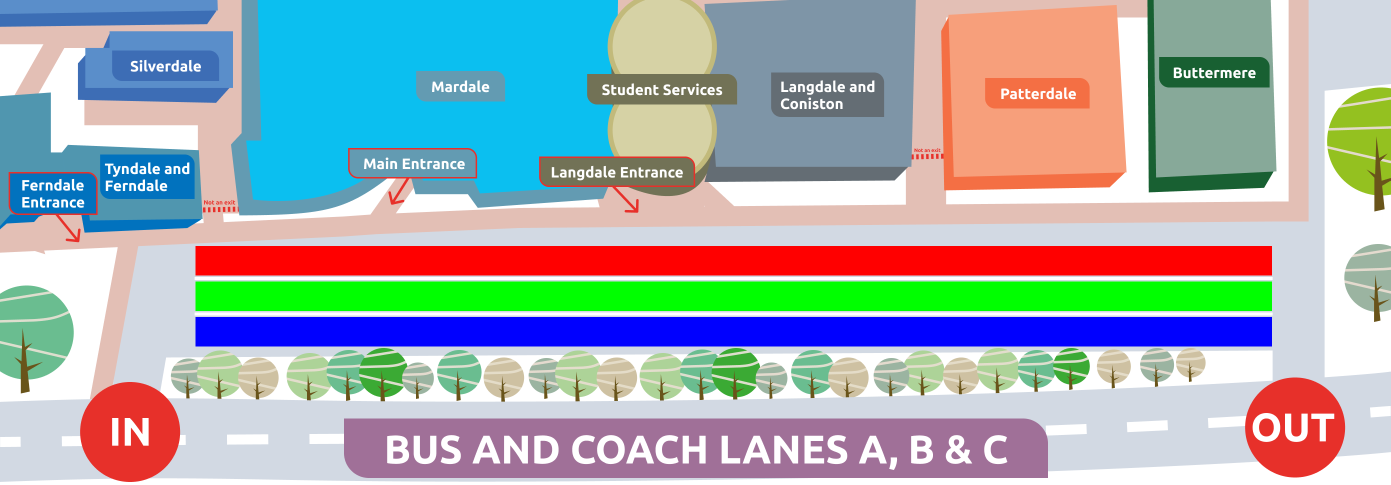
#> input picture Scripts/buslanes.png, 2781 x 970 px (shown at 1/2 size)
$ python buslanes.py
#> lines starting #> are read from the running program, lines starting #| are printed output that depends on the picture; after the words box and inside, x2 and y2 are one past the last pixel; in counts of white or black regions, pixels touching at a corner belong together
"""
Program to find and identify bus lanes on an image in order to add bay cards with current bay information.

Each bus lane is a bar with either red, green or blue color to identify lane A, B or C respectively.

Created by: Jacob D. Walton (Jacob-Walton)
Date: 01/03/2025
Version: 1.0

Acknowledgements:
- https://github.com/ToastedCheesyBeans for the initial buslanes image.
- https://www.runshaw.ac.uk for the bus lane image that this was image was built from.
"""

import cv2
import numpy as np
import matplotlib.pyplot as plt
from PIL import Image, ImageDraw, ImageFont
import pytesseract
import os

# Load the image
image = cv2.imread('buslanes.png')
#> image is the input picture: shape (970, 2781, 3); mean B, G, R 175, 171.9, 160.4

# Convert the image to RGB (OpenCV uses BGR)
image = cv2.cvtColor(image, cv2.COLOR_BGR2RGB)

def locate_bounds(lower, upper):
    # Create a mask
#> called with lower = (255, 0, 0), upper = (255, 0, 0)
    mask = cv2.inRange(image, lower, upper)
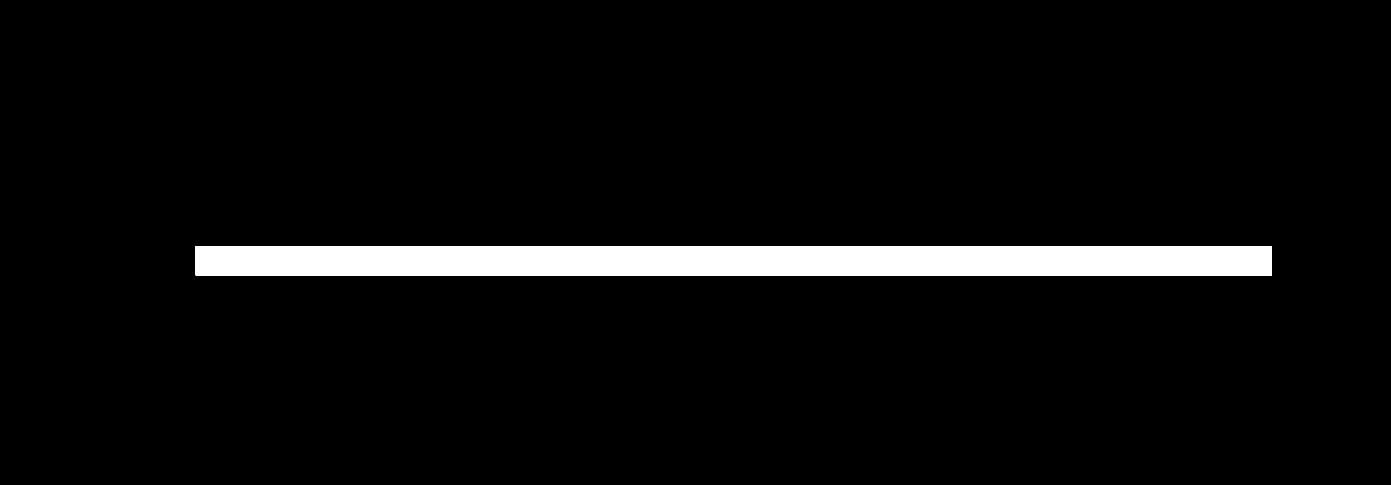
#> mask: shape (970, 2781) (shown at 1/2 size); 4.7% white; 1 white region, box (x1, y1, x2, y2) and area: (391, 492, 2544, 551) 127027

    # Find contours
    contours, _ = cv2.findContours(mask, cv2.RETR_EXTERNAL, cv2.CHAIN_APPROX_SIMPLE)
#> contours = [[[391, 492], [391, 550], [2543, 550], [2543, 492]]]

    # Get the bounding box of the contours
    bounding_boxes = [cv2.boundingRect(contour) for contour in contours]
#> bounding_boxes = [(391, 492, 2153, 59)]

    return bounding_boxes

def draw_alternate_border_radius_rect(draw, xy, radius, fill):
    x0, y0, x1, y1 = xy
    width = x1 - x0
    height = y1 - y0

    # Create a new transparent image for rectangle
    rect_img = Image.new('RGBA', (width, height), (0, 0, 0, 0))
    rect_draw = ImageDraw.Draw(rect_img)

    # Draw with rounded corners
    rect_draw.rounded_rectangle([(0, 0), (width, height)], radius, fill=fill)

    # Create masks for corners which will be squared
    corner_size = radius

    # Top-left corner mask
    tl_mask = Image.new('L', (width, height), 0)
    tl_draw = ImageDraw.Draw(tl_mask)
    tl_draw.rectangle([(0, 0), (corner_size, corner_size)], fill=255)

    # Bottom-right corner mask
    br_mask = Image.new('L', (width, height), 0)
    br_draw = ImageDraw.Draw(br_mask)
    br_draw.rectangle([(width - corner_size, height - corner_size),
                      (width, height)], fill=255)

    # Apply square corners by copying from square rectangle
    square_rect = Image.new('RGBA', (width, height), fill)
    rect_img.paste(square_rect, (0, 0), mask=tl_mask)
    rect_img.paste(square_rect, (0, 0), mask=br_mask)

    # Paste the rectangle onto the image
    pil_image.paste(rect_img, (x0, y0), mask=rect_img)

# Define the lower and upper bounds for each color
lower_bounds = [(255, 0, 0), (0, 255, 0), (0, 0, 255)]
upper_bounds = [(255, 0, 0), (0, 255, 0), (0, 0, 255)]

# Get the bounding boxes for each color
bounding_boxes = [locate_bounds(lower, upper) for lower, upper in zip(lower_bounds, upper_bounds)]
#> call 2 of locate_bounds, with lower = (0, 255, 0), upper = (0, 255, 0)
#> in locate_bounds (call 2), `mask = cv2.inRange(image, lower, upper)`:
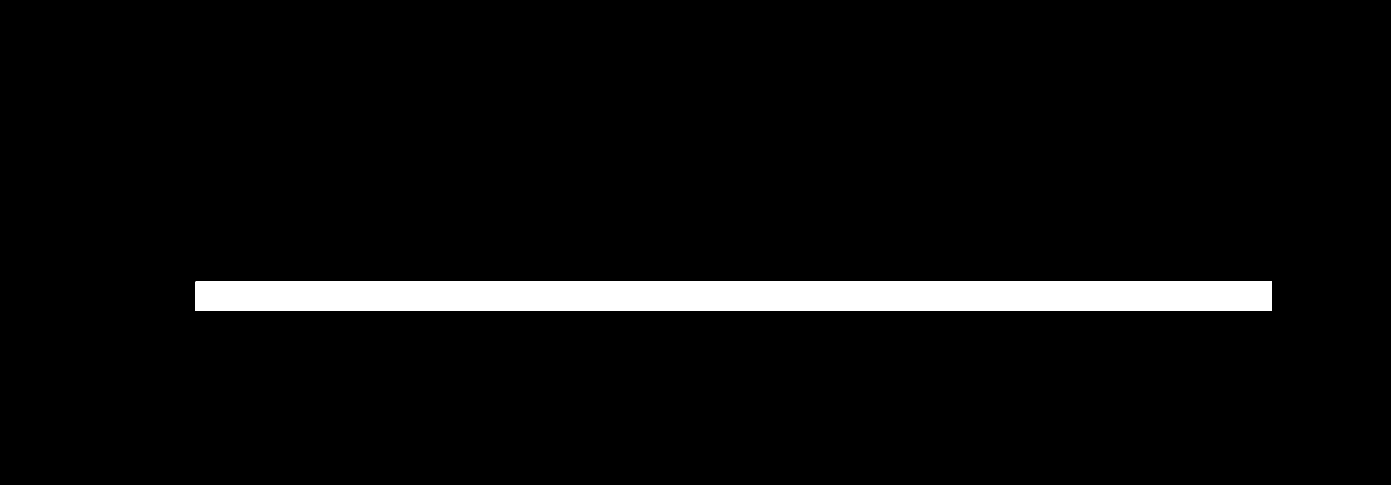
#> mask: shape (970, 2781) (shown at 1/2 size); 4.7% white; 1 white region, box (x1, y1, x2, y2) and area: (391, 563, 2544, 622) 127027
#> in locate_bounds (call 2), `contours, _ = cv2.findContours(mask, cv2.RETR_EXTERNAL, cv2.CHAIN_APPR..`: contours = [[[391, 563], [391, 621], [2543, 621], [2543, 563]]]
#> in locate_bounds (call 2), `bounding_boxes = [cv2.boundingRect(contour) for contour in contours]`: bounding_boxes = [(391, 563, 2153, 59)]
#> call 3 of locate_bounds, with lower = (0, 0, 255), upper = (0, 0, 255)
#> in locate_bounds (call 3), `mask = cv2.inRange(image, lower, upper)`:
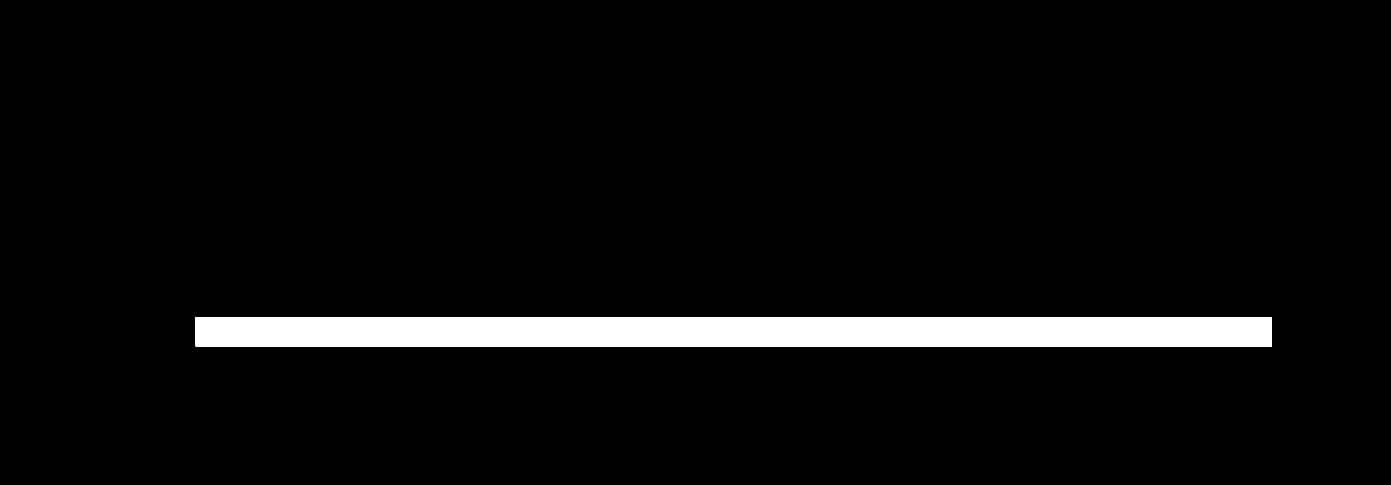
#> mask: shape (970, 2781) (shown at 1/2 size); 4.7% white; 1 white region, box (x1, y1, x2, y2) and area: (391, 634, 2544, 693) 127027
#> in locate_bounds (call 3), `contours, _ = cv2.findContours(mask, cv2.RETR_EXTERNAL, cv2.CHAIN_APPR..`: contours = [[[391, 634], [391, 692], [2543, 692], [2543, 634]]]
#> in locate_bounds (call 3), `bounding_boxes = [cv2.boundingRect(contour) for contour in contours]`: bounding_boxes = [(391, 634, 2153, 59)]
#> bounding_boxes = [[(391, 492, 2153, 59)], [(391, 563, 2153, 59)], [(391, 634, 2153, 59)]]

# Output to console all of the bounding boxes
print(bounding_boxes)
#| [[(391, 492, 2153, 59)], [(391, 563, 2153, 59)], [(391, 634, 2153, 59)]]

# Fill the boxes with (210, 217, 227), the color of the background
for i, boxes in enumerate(bounding_boxes):
    for x, y, w, h in boxes:
        image[y:y+h, x:x+w] = [210, 217, 227]
#> this loop made 3 passes
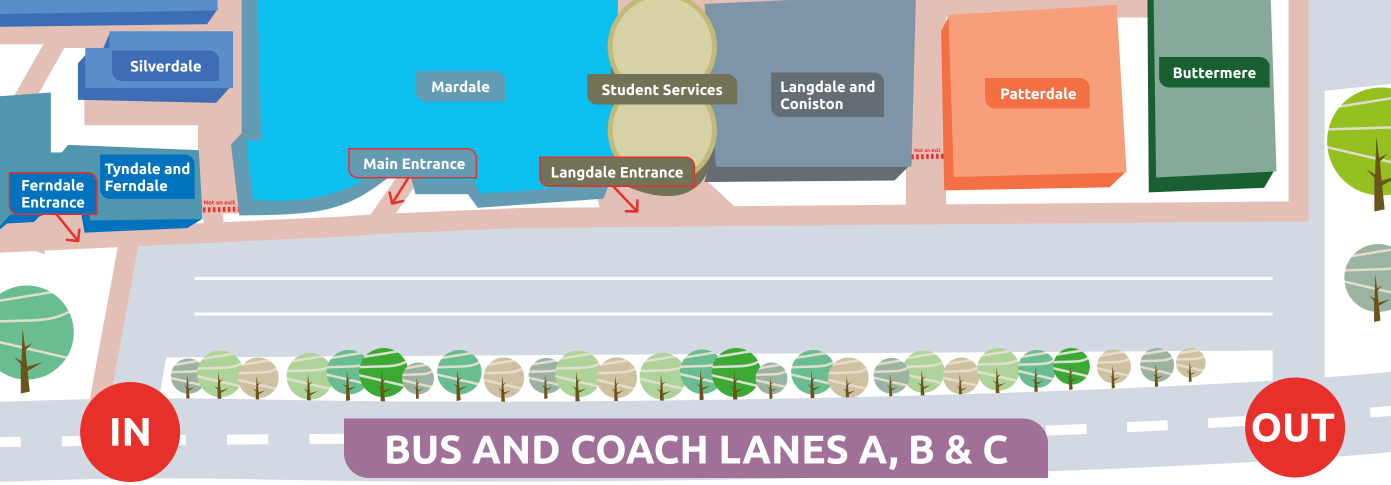
#> image: shape (970, 2781, 3) (shown at 1/2 size); mean R, G, B 178, 190.6, 195

# Convert the image to a PIL image
pil_image = Image.fromarray(image)
draw = ImageDraw.Draw(pil_image)

# Try to load font
try:
    font = ImageFont.truetype("fonts/Ubuntu-Bold.ttf", 16)
except IOError:
    font = ImageFont.load_default()

# Fill bus map with A1-16, B1-16, C1-16 with their values as ""
bus_map = {f"{chr(65 + i)}{j}": "809" for i in range(3) for j in range(1, 17)}
#> bus_map = 48 items

lane_prefixes = ["A", "B", "C"]

for i, boxes in enumerate(bounding_boxes):
    if boxes:
        x, y, w, h = boxes[0]
        prefix = lane_prefixes[i]

        # Set card color
        card_color = (231, 48, 42)

        # Dimensions
        section_width = w // 16
        rect_wdith = 70
        rect_height = 50

        for j in range(16):
            # Calculate position
            card_x = x + (j * section_width) + (section_width // 2)
            card_y = y + (h // 2)

            # Calculate rectangle position
            rect_left = card_x - (rect_wdith // 2)
            rect_top = card_y - (rect_height // 2)
            rect_right = rect_left + rect_wdith
            rect_bottom = rect_top + rect_height

            # Draw rectangle
            border_radius = 10

            draw_alternate_border_radius_rect(draw,
                            [rect_left, rect_top, rect_right, rect_bottom],
                            border_radius,
                            card_color)

            # Add bay number
            bay_number = f"{prefix}{16 - j}"
            service = bus_map.get(bay_number, "")

            # Get text heights
            font_height = font.getbbox("Aj")[3]
            total_text_height = font_height * 2 if service else font_height

            # Calculate vertical positions to center all text
            text_start_y = rect_top + (rect_height - total_text_height) // 2

            # Calculate and draw bay number
            text_width = draw.textlength(bay_number, font=font)
            text_x = card_x - (text_width // 2)
            draw.text((text_x, text_start_y), bay_number, fill=(255, 255, 255), font=font)

            # Add service number if available
            if service:
                service_width = draw.textlength(service, font=font)
                service_x = card_x - (service_width // 2)
                draw.text((service_x, text_start_y + font_height), service, fill=(255, 255, 255), font=font)
#> this loop made 3 passes
#> (boxes, y, prefix) on passes 1 to 3: ([(391, 492, 2153, 59)], 492, 'A'), ([(391, 563, 2153, 59)], 563, 'B'), ([(391, 634, 2153, 59)], 634, 'C')
#> pass 1, in draw_alternate_border_radius_rect, `square_rect = Image.new('RGBA', (width, height), fill)`:
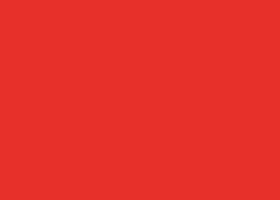
#> square_rect: PIL image 70x50 RGBA (shown 4 times larger); mean R, G, B, A 231, 48, 42, 255

# Convert back to numpy array
image = np.array(pil_image)
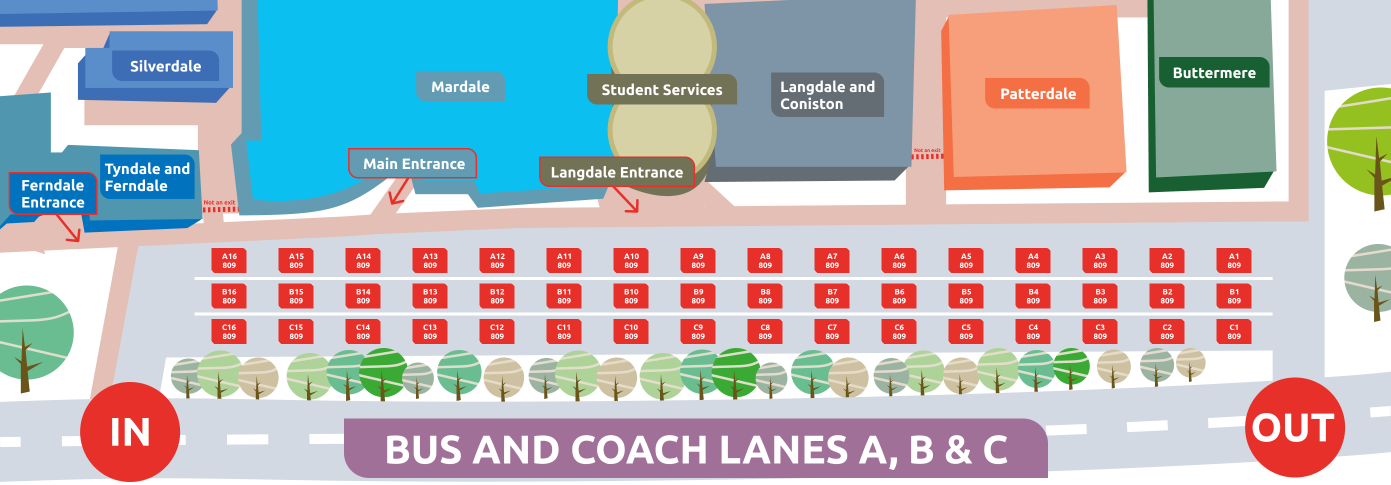
#> image: shape (970, 2781, 3) (shown at 1/2 size); mean R, G, B 179.4, 181.2, 184.7

# Display the image
plt.figure(figsize=(15, 10))
plt.imshow(image)
plt.axis('off')
plt.show()
